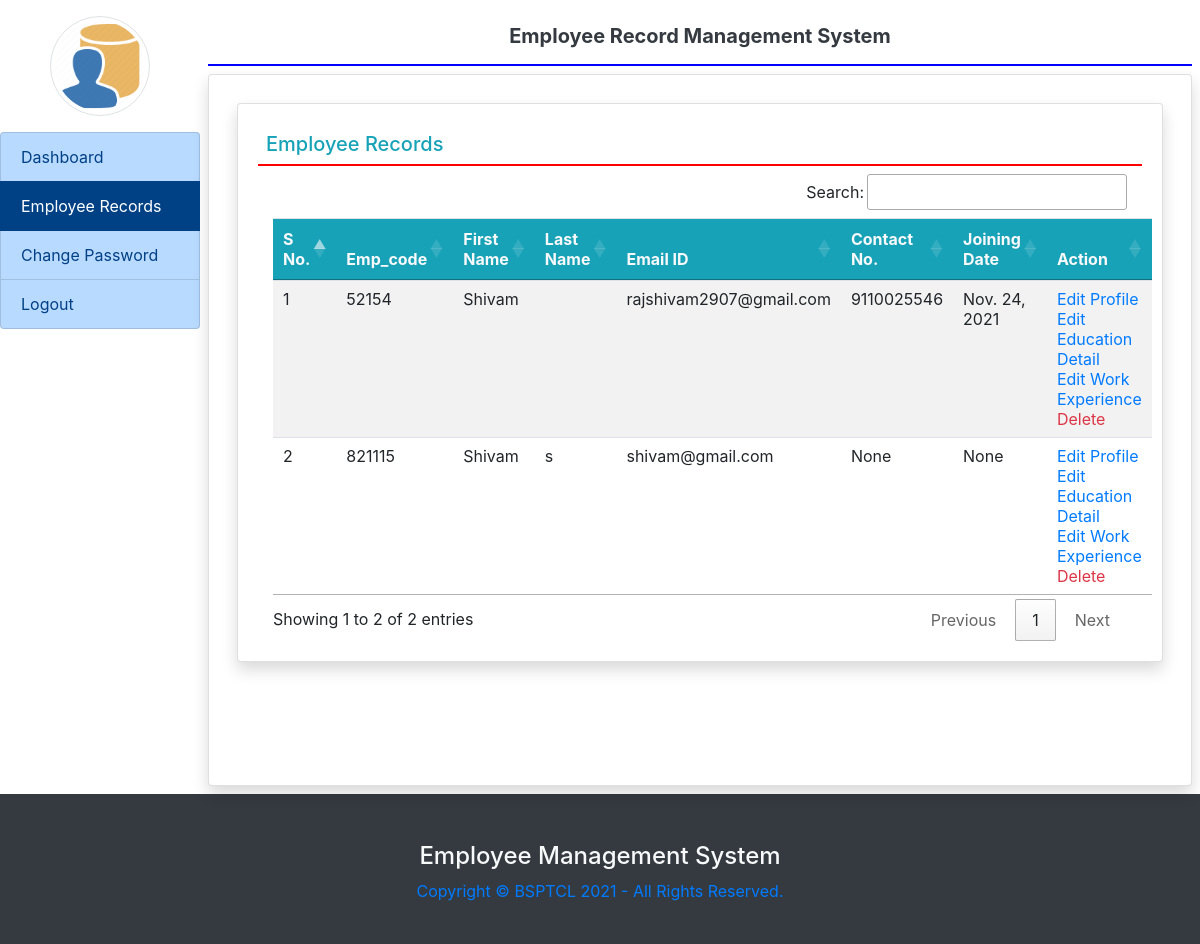
/all_employee (signed in), run on the app's committed database.
### employee/models.py (models this page shows, shortened)
class EmployeeDetail(models.Model):
    user = models.ForeignKey(User,on_delete=models.CASCADE)
    empcode = models.CharField(max_length=50)
    empdept = models.CharField(max_length=100,null=True)
    designation = models.CharField(max_length=100, null=True)
    contact = models.CharField(max_length=15, null=True)
    gender = models.CharField(max_length=50, null=True)
    joiningdate = models.DateField(null=True)

### employee/views.py (the view)
# urls.py: path('all_employee',all_employee,name='all_employee'),
def all_employee(request):
    if not request.user.is_authenticated:
        return redirect('admin_login')
    employee = EmployeeDetail.objects.all()
    return render(request,'all_employee.html',locals())

### employee/templates/all_employee.html
{% extends 'admin_base.html' %}
{% block main%}
<div class="card shadow m-2">
    <div class="card-body">
        <h5 class="p-2 text-info" style="border-bottom : 2px solid red" > Employee Records </h5>
       <div class="container-fluid table-responsive-x1">
           <table class="table table-hover table-striped" id="example">
               <thead class="text-light bg-info">
               <tr>
                   <th>S No.</th>
                   <th>Emp_code</th>
                   <th>First Name</th>
                   <th>Last Name</th>
                   <th>Email ID</th>
                   <th>Contact No.</th>
                   <th>Joining Date</th>
                   <th>Action</th>
               </tr>
               </thead>
               <tbody>
               {% for i in employee %}
               <tr>
                   <td>{{forloop.counter}}</td>
                   <td>{{i.empcode}}</td>
                   <td>{{i.user.first_name}}</td>
                   <td>{{i.user.last_name}}</td>
                   <td>{{i.user.username}}</td>
                   <td>{{i.contact}}</td>
                   <td>{{i.joiningdate}}</td>
                   <td><a href="{% url 'edit_profile' i.id %}" class="text-primary">Edit Profile</a></br>
                       <a href="{% url 'edit_empeducation' i.user.id %}" class="text-primary">Edit Education Detail</a></br>
                       <a href="{% url 'edit_empexperience' i.user.id %}" class="text-primary">Edit Work Experience</a></br>
                       <a href="{% url 'delete_employee' i.user.id %}" class="text-danger" onclick="return confirm('Are you sure to delete this user?')">Delete</a></td>
               </tr>
               {% endfor %}
               </tbody>
           </table>
       </div>
    </div>
</div>
{% endblock %}

### data on the page
EmployeeDetail: empcode "52154", user.first_name "Shivam", user.username "rajshivam2907@gmail.com", contact "9110025546", joiningdate "Nov. 24, 2021"
EmployeeDetail: empcode "821115", user.first_name "Shivam", user.last_name "s", user.username "shivam@gmail.com", contact "None", joiningdate "None"
